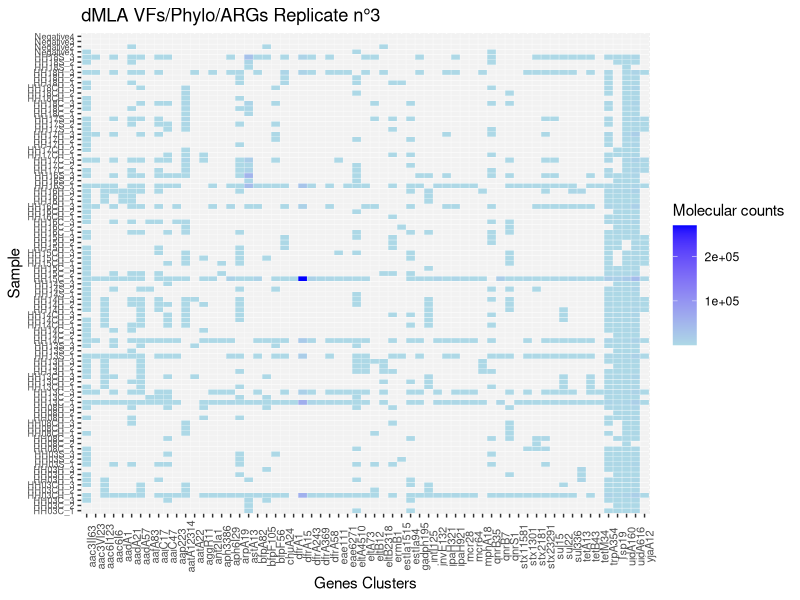
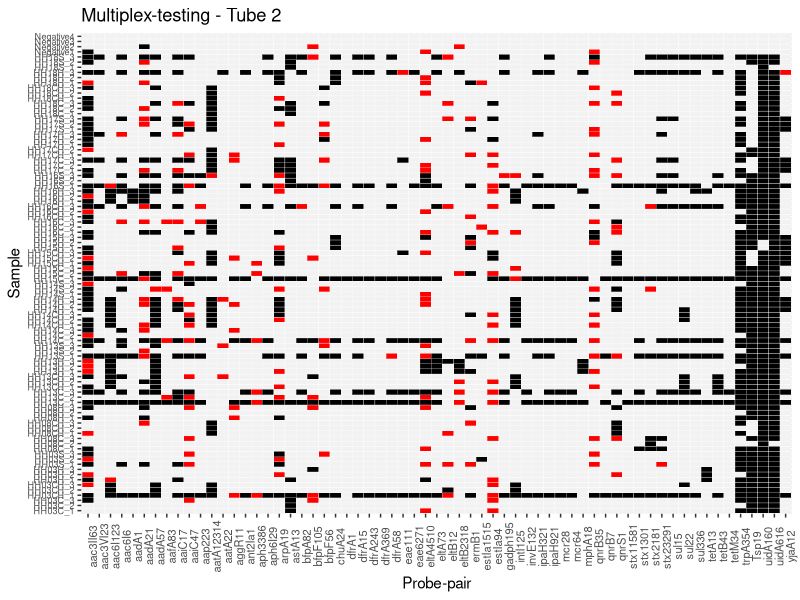
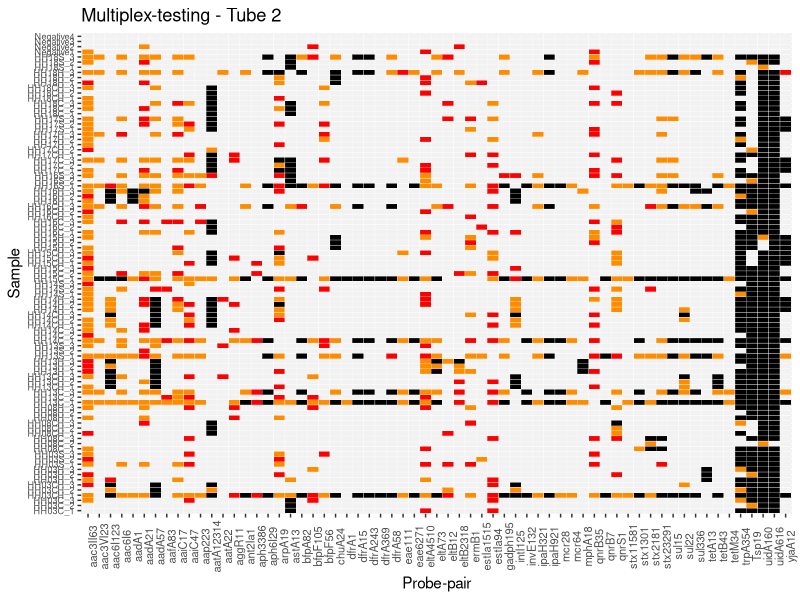
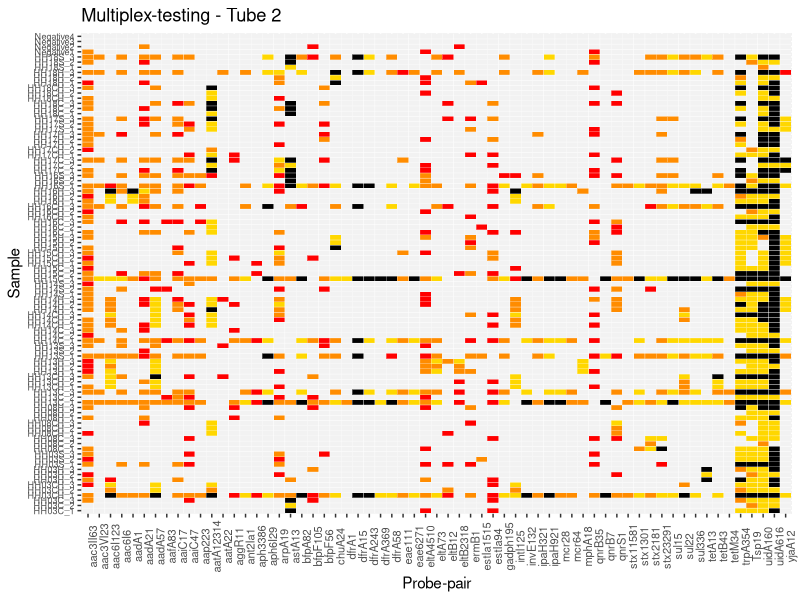
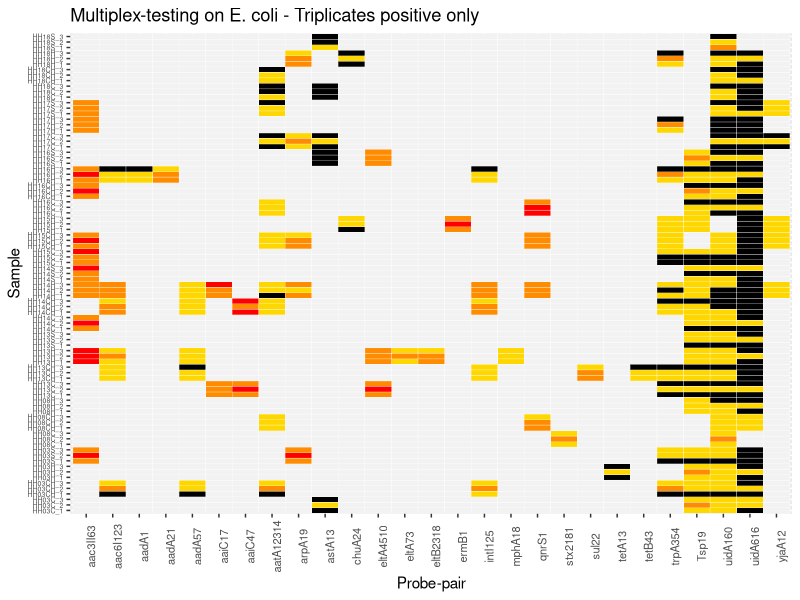

The R source for these figures, in order: (Note: this script raises an error after producing the figures.)
#dMLA Bangladesh strains-------------------
##Load packages--------
library (ggplot2)
library(dplyr)
library(gridExtra)
library(ggpubr)
library(tidyr)
library(seqinr)

##Formatting df------
#Import results
setwd("~/Desktop/dmla-amr-vfs/data")
reads <- read.csv("20230725_sequencing_targets_all_noPCRneg.csv", header = TRUE)
reads

#Assign barcodes to samples
reads <- reads %>% 
  mutate(Sample = as.character(X1)) %>% 
  mutate(Sample = case_when(
    Sample == "GAACACA" ~ "A1", Sample == "ACATTCA" ~ "A2",Sample == "TCGCTAG" ~ "A3", Sample == "ATCATTA" ~ "A4",Sample == "TGTATGT" ~ "A5",
    Sample == "TAAGATA" ~ "A6",Sample == "CGTTTCA" ~ "A7",Sample == "ACGTTGC" ~ "A8",Sample == "TAGATGA" ~ "A9", Sample == "CCACTAG" ~ "A10",
    Sample == "GTCTTCT" ~ "A11",Sample == "ACAAAGC" ~ "A12",Sample == "AAAAGGC" ~ "B1",Sample == "ACTGTGT" ~ "B2", Sample == "CTGGTAC" ~ "B3",
    Sample == "GTTGCTA" ~ "B4", Sample == "CCATTCA" ~ "B5",Sample == "GATATCG" ~ "B6",Sample == "ACAGGAT" ~ "B7",Sample == "CGCATAC" ~ "B8",
    Sample == "GGACCTA" ~ "B9", Sample == "GAACTGA" ~ "B10", Sample == "AGTCGTG" ~ "B11",Sample == "TTCCAGG" ~ "B12",Sample == "TAGAGCG" ~ "C1",
    Sample == "AAACCCT" ~ "C2",Sample == "ATCCAGT" ~ "C3",Sample == "TCTTCGT" ~ "C4",Sample == "GTGTCCT" ~ "C5",Sample == "CACAGAT" ~ "C6",
    Sample == "ATAGAGC" ~ "C7", Sample == "GGTCATG" ~ "C8", Sample == "CCATCTC" ~ "C9",Sample == "TATGCAG" ~ "C10",Sample == "AACCGCT" ~ "C11",
    Sample == "TGACTCT" ~ "C12",Sample == "AAGCACA" ~ "D1",Sample == "TGTGAAC" ~ "D2",Sample == "AACAGTG" ~ "D3",Sample == "GCCTATA" ~ "D4",
    Sample == "GTCCTCT" ~ "D5",Sample == "TAGAACG" ~ "D6",Sample == "TGGGTGA" ~ "D7", Sample == "ACACGTG" ~ "D8",Sample == "TGCCCAA" ~ "D9",
    Sample == "TCGTACA" ~ "D10", Sample == "AACCAAG" ~ "D11", Sample == "GTGCTAT" ~ "D12",Sample == "TCCTCAT" ~ "E1",Sample == "GTCGTAT" ~ "E2",
    Sample == "TCTGGAA" ~ "E3",Sample == "CAGTAGG" ~ "E4", Sample == "ACGTCAT" ~ "E5",Sample == "ACGGAAC" ~ "E6",Sample == "CGGATGA" ~ "E7",
    Sample == "CCGCATA" ~ "E8", Sample == "GTGAAGA" ~ "E9", Sample == "AACGTGT" ~ "E10",Sample == "AGAAGAC" ~ "E11",Sample == "TGTAGGG" ~ "E12",
    Sample == "AATGCCT" ~ "F1", Sample == "GCTTTCT" ~ "F2", Sample == "CATGAAG" ~ "F3",Sample == "CGATCAC" ~ "F4",Sample == "TCGCGTT" ~ "F5",
    Sample == "GATTGGC" ~ "F6", Sample == "CATCGGT" ~ "F7", Sample == "CTTTCCA" ~ "F8",Sample == "ACCAGAT" ~ "F9",Sample == "GTGATAC" ~ "F10",
    Sample == "TGCATCC" ~ "F11", Sample == "TGCAAAC" ~ "F12", Sample == "GCAACGA" ~ "G1",Sample == "GCCATAC" ~ "G2",Sample == "TACCTTC" ~ "G3",
    Sample == "GAATCGA" ~ "G4", Sample == "CTACGTT" ~ "G5", Sample == "GTTTCGG" ~ "G6",Sample == "GCAAATG" ~ "G7",Sample == "CTGACAC" ~ "G8",
    Sample == "GCACTTT" ~ "G9", Sample == "AGCAAAC" ~ "G10", Sample == "ATCCTCG" ~ "G11",Sample == "CTGCTGT" ~ "G12",Sample == "CAATCAC" ~ "H1",
    Sample == "GTTCTGG" ~ "H2", Sample == "TTGCTAC" ~ "H3", Sample == "CATACGT" ~ "H4",Sample == "GATCGTT" ~ "H5",Sample == "CACGTTT" ~ "H6",
    Sample == "AACACCT" ~ "H7", Sample == "AGCTGTA" ~ "H8", Sample == "GGTCTTG" ~ "H9",Sample == "CCGACAT" ~ "H10",Sample == "TATCGTC" ~ "H11",
    Sample == "ATGGTTG" ~ "H12"))

reads <- reads %>% 
  mutate(Sample_real = as.character(X1)) %>% 
  mutate(Sample_real = case_when(
    Sample_real == "GAACACA" ~ "empty", Sample_real == "ACATTCA" ~ "HH03C_1",Sample_real == "TCGCTAG" ~ "HH03CH_1", Sample_real == "ATCATTA" ~ "HH03H_1",Sample_real == "TGTATGT" ~ "HH03S_1",
    Sample_real == "TAAGATA" ~ "HH08C_1",Sample_real == "CGTTTCA" ~ "HH08CH_1",Sample_real == "ACGTTGC" ~ "HH08H_1",Sample_real == "TAGATGA" ~ "HH13C_1", Sample_real == "CCACTAG" ~ "HH13CH_1",
    Sample_real == "GTCTTCT" ~ "HH13H_1",Sample_real == "ACAAAGC" ~ "HH13S_1",Sample_real == "AAAAGGC" ~ "HH14C_1",Sample_real == "ACTGTGT" ~ "Negative1", Sample_real == "CTGGTAC" ~ "HH14CH_1",
    Sample_real == "GTTGCTA" ~ "HH14H_1", Sample_real == "CCATTCA" ~ "HH14S_1",Sample_real == "GATATCG" ~ "HH15C_1",Sample_real == "ACAGGAT" ~ "HH15CH_1",Sample_real == "CGCATAC" ~ "HH15H_1",
    Sample_real == "GGACCTA" ~ "HH16C_1", Sample_real == "GAACTGA" ~ "HH16CH_1", Sample_real == "AGTCGTG" ~ "HH16H_1",Sample_real == "TTCCAGG" ~ "HH16S_1",Sample_real == "TAGAGCG" ~ "HH17C_1",
    Sample_real == "AAACCCT" ~ "HH17CH_1",Sample_real == "ATCCAGT" ~ "HH17H_1",Sample_real == "TCTTCGT" ~ "Negative2",Sample_real == "GTGTCCT" ~ "HH17S_1",Sample_real == "CACAGAT" ~ "HH18C_1",
    Sample_real == "ATAGAGC" ~ "HH18CH_1", Sample_real == "GGTCATG" ~ "HH18H_1", Sample_real == "CCATCTC" ~ "HH18S_1",Sample_real == "TATGCAG" ~ "HH03C_2",Sample_real == "AACCGCT" ~ "HH03CH_2",
    Sample_real == "TGACTCT" ~ "HH03H_2",Sample_real == "AAGCACA" ~ "HH03S_2",Sample_real == "TGTGAAC" ~ "HH08C_2",Sample_real == "AACAGTG" ~ "HH08CH_2",Sample_real == "GCCTATA" ~ "HH08H_2",
    Sample_real == "GTCCTCT" ~ "HH13C_2",Sample_real == "TAGAACG" ~ "Negative3",Sample_real == "TGGGTGA" ~ "HH13CH_2", Sample_real == "ACACGTG" ~ "HH13H_2",Sample_real == "TGCCCAA" ~ "HH13S_2",
    Sample_real == "TCGTACA" ~ "HH14C_2", Sample_real == "AACCAAG" ~ "HH14CH_2", Sample_real == "GTGCTAT" ~ "HH14H_2",Sample_real == "TCCTCAT" ~ "HH14S_2",Sample_real == "GTCGTAT" ~ "HH15C_2",
    Sample_real == "TCTGGAA" ~ "HH15CH_2",Sample_real == "CAGTAGG" ~ "HH15H_2", Sample_real == "ACGTCAT" ~ "HH16C_2",Sample_real == "ACGGAAC" ~ "HH16CH_2",Sample_real == "CGGATGA" ~ "HH16H_2",
    Sample_real == "CCGCATA" ~ "Negative4", Sample_real == "GTGAAGA" ~ "HH16S_2", Sample_real == "AACGTGT" ~ "HH17C_2",Sample_real == "AGAAGAC" ~ "HH17CH_2",Sample_real == "TGTAGGG" ~ "HH17H_2",
    Sample_real == "AATGCCT" ~ "HH17S_2", Sample_real == "GCTTTCT" ~ "HH18C_2", Sample_real == "CATGAAG" ~ "HH18CH_2",Sample_real == "CGATCAC" ~ "HH18H_2",Sample_real == "TCGCGTT" ~ "HH18S_2",
    Sample_real == "GATTGGC" ~ "HH03C_3", Sample_real == "CATCGGT" ~ "HH03CH_3", Sample_real == "CTTTCCA" ~ "HH03H_3",Sample_real == "ACCAGAT" ~ "HH03S_3",Sample_real == "GTGATAC" ~ "HH08C_3",
    Sample_real == "TGCATCC" ~ "HH08CH_3", Sample_real == "TGCAAAC" ~ "HH08H_3", Sample_real == "GCAACGA" ~ "HH13C_3",Sample_real == "GCCATAC" ~ "HH13CH_3",Sample_real == "TACCTTC" ~ "HH13H_3",
    Sample_real == "GAATCGA" ~ "HH13S_3", Sample_real == "CTACGTT" ~ "HH14C_3", Sample_real == "GTTTCGG" ~ "HH14CH_3",Sample_real == "GCAAATG" ~ "HH14H_3",Sample_real == "CTGACAC" ~ "HH14S_3",
    Sample_real == "GCACTTT" ~ "HH15C_3", Sample_real == "AGCAAAC" ~ "HH15CH_3", Sample_real == "ATCCTCG" ~ "HH15H_3",Sample_real == "CTGCTGT" ~ "HH16C_3",Sample_real == "CAATCAC" ~ "HH16CH_3",
    Sample_real == "GTTCTGG" ~ "HH16H_3", Sample_real == "TTGCTAC" ~ "HH16S_3", Sample_real == "CATACGT" ~ "HH17C_3",Sample_real == "GATCGTT" ~ "HH17CH_3",Sample_real == "CACGTTT" ~ "HH17H_3",
    Sample_real == "AACACCT" ~ "HH17S_3", Sample_real == "AGCTGTA" ~ "HH18C_3", Sample_real == "GGTCTTG" ~ "HH18CH_3",Sample_real == "CCGACAT" ~ "HH18H_3",Sample_real == "TATCGTC" ~ "HH18S_3",
    Sample_real == "ATGGTTG" ~ "PCR_Neg"))

##Calculate detection limit-----------------------
# Create a reference dataframe with all levels of X2 present in the reads df
reads <- subset(reads, Sample_real != "PCR_Neg") #Remove this samples because contamination occurred and I'm aware of it.
complete_X2 <- data.frame(X2 = levels(factor(reads$X2)))

#Create a dataset with number of reads in negative controls of the reaction
neg = reads[reads$Sample_real %in% c("Negative1", "Negative2", "Negative3", "Negative4"), ]

#Compute the detection limit of the reads in the negative through the sum of the mean + 3 times the sd.
summary_stat = neg %>% 
  group_by(X2) %>% 
  summarise(reads_mean = mean(n), reads_sd = sd(n))%>%
  mutate(threshold = reads_mean + 3 * reads_sd)

# Perform left join to include all levels in summary_stat and fill other columns with NA and threshold=0
summary_stat <- left_join(complete_X2, summary_stat, by = "X2") %>%
  mutate(reads_mean = ifelse(is.na(reads_mean), NA, reads_mean),
         reads_sd = ifelse(is.na(reads_sd), NA, reads_sd),
         threshold = ifelse(is.na(threshold), NA, threshold)) %>%
  replace_na(list(threshold = 0))

# Left join reads with summary_stat on X2
reads <- left_join(reads, summary_stat, by = "X2")

# Calculate real_n based on the formula n - threshold, ensuring it is not lower than 0 and remove variables reads_mean and reads_sd
reads <- reads %>%
  mutate(real_n = ifelse(is.na(threshold), n, pmax(n - threshold, 0)))%>%
  select(-reads_mean, -reads_sd)

##Plot results------------
reads[reads == 0] <- NA

#gradient - molecular counts
ggplot(complete(reads, X2, Sample_real), aes(X2,Sample_real, fill= real_n))+ 
  geom_tile(colour="white")+
  labs(title="dMLA VFs/Phylo/ARGs Replicate n°3",
       x ="Genes Clusters", y = "Sample")+
  scale_fill_gradient(low = "lightblue", high = "blue", na.value = "gray95",  name ='Molecular counts')+
  theme(axis.text.x = element_text(size=8, angle=90), axis.text.y = element_text(size=6.5))

#unique colour - presence/absence
all=ggplot(complete(reads, X2, Sample_real), aes(X2, Sample_real)) +
  geom_tile(aes(fill = ifelse(is.na(real_n), "gray95", "black")), colour = "white") +
  labs(title="Multiplex-testing on E. coli - All positive", x = "Target genes", y = "Sample") +
  scale_fill_manual(values = c(gray95 = "gray95", black = "black"), guide = "none") +
  theme(axis.text.x = element_text(size = 8, angle = 90), axis.text.y = element_text(size = 5))

#< 1
ggplot(complete(reads, X2, Sample_real), aes(X2, Sample_real)) +
  geom_tile(aes(fill = case_when(
    is.na(real_n) ~ "gray95",
    real_n > 0 & real_n <= 1 ~ "red", # Assuming you want to include 1 in the range
    TRUE ~ "black"
  )), colour = "white") +
  labs(title = "Multiplex-testing - Tube 2", x = "Probe-pair", y = "Sample") +
  scale_fill_manual(values = c("gray95" = "gray95", "black" = "black", "red" = "red"), guide = "none") +
  theme(axis.text.x = element_text(size = 8, angle = 90), 
        axis.text.y = element_text(size = 6.5))

#<100
ggplot(complete(reads, X2, Sample_real), aes(X2, Sample_real)) +
  geom_tile(aes(fill = case_when(
    is.na(real_n) ~ "gray95",
    real_n > 0 & real_n <= 1 ~ "red", 
    real_n > 1 & real_n <= 100 ~ "darkorange",  # Assuming you want to include 1 in the range
    TRUE ~ "black"
  )), colour = "white") +
  labs(title = "Multiplex-testing - Tube 2", x = "Probe-pair", y = "Sample") +
  scale_fill_manual(values = c("gray95" = "gray95", "black" = "black", "red" = "red", "darkorange"="darkorange"), guide = "none") +
  theme(axis.text.x = element_text(size = 8, angle = 90), 
        axis.text.y = element_text(size = 6.5))

#<1000
ggplot(complete(reads, X2, Sample_real), aes(X2, Sample_real)) +
  geom_tile(aes(fill = case_when(
    is.na(real_n) ~ "gray95",
    real_n > 0 & real_n <= 1 ~ "red", 
    real_n > 1 & real_n <= 100 ~ "darkorange",
    real_n > 100 & real_n <= 1000 ~ "gold1",# Assuming you want to include 1 in the range
    TRUE ~ "black"
  )), colour = "white") +
  labs(title = "Multiplex-testing - Tube 2", x = "Probe-pair", y = "Sample") +
  scale_fill_manual(values = c("gray95" = "gray95", "black" = "black", "red" = "red", "darkorange"="darkorange", "gold1"="gold1"), guide = "none") +
  theme(axis.text.x = element_text(size = 8, angle = 90), 
        axis.text.y = element_text(size = 6.5))

## Export data--------
write.csv(reads, file = "reads_counts.csv", row.names = FALSE)

## Replicates analyses-----
# Remove negative controls
reads <- subset(reads, !(Sample_real %in% c("Negative1", "Negative2", "Negative3", "Negative4")))

# Remove rows where real_n is NA
reads <- subset(reads, !is.na(real_n))

# Extract the common part of Sample_real names before the "_"
reads <- reads %>%
  mutate(Sample_name = sub("_.*", "", Sample_real))

# Count the number of replicates for each Sample_name within each X2 group
replicate_counts <- reads %>%
  group_by(X2, Sample_name) %>%
  summarise(replicate_count = n()) %>%
  ungroup()

### Targets present in all three replicates---------
# Filter the data frame to keep only rows where all replicates are present for a unique X2
tri_reads <- reads %>%
  inner_join(replicate_counts, by = c("X2", "Sample_name")) %>%
  group_by(X2) %>%
  filter((replicate_count >= 3)) %>%
  ungroup() %>%
  select(X2, Sample_real, real_n)

#Plot presence/absence
tri=ggplot(complete(tri_reads, X2, Sample_real), aes(X2, Sample_real)) +
  geom_tile(aes(fill = ifelse(is.na(real_n), "gray95", "black")), colour = "white") +
  labs(title = "Multiplex-testing on E. coli - Triplicates positive only", x = "Target genes", y = "Sample") +
  scale_fill_manual(values = c(gray95 = "gray95", black = "black"), guide = "none") +
  theme(axis.text.x = element_text(size = 8, angle = 90), axis.text.y = element_text(size = 5))

#<1000
ggplot(complete(tri_reads, X2, Sample_real), aes(X2, Sample_real)) +
  geom_tile(aes(fill = case_when(
    is.na(real_n) ~ "gray95",
    real_n > 0 & real_n <= 1 ~ "red", 
    real_n > 1 & real_n <= 100 ~ "darkorange",
    real_n > 100 & real_n <= 1000 ~ "gold1",# Assuming you want to include 1 in the range
    TRUE ~ "black"
  )), colour = "white") +
  labs(title = "Multiplex-testing on E. coli - Triplicates positive only", x = "Probe-pair", y = "Sample") +
  scale_fill_manual(values = c("gray95" = "gray95", "black" = "black", "red" = "red", "darkorange"="darkorange", "gold1"="gold1"), guide = "none") +
  theme(axis.text.x = element_text(size = 8, angle = 90), 
        axis.text.y = element_text(size = 5))

### Targets present in two replicates---------
# Filter the data frame to keep only rows where all replicates are present for a unique X2
dup_reads <- reads %>%
  inner_join(replicate_counts, by = c("X2", "Sample_name")) %>%
  group_by(X2) %>%
  filter((replicate_count >= 2)) %>%
  ungroup() %>%
  select(X2, Sample_real, real_n)

#Plot presence/absence
dup=ggplot(complete(dup_reads, X2, Sample_real), aes(X2, Sample_real)) +
  geom_tile(aes(fill = ifelse(is.na(real_n), "gray95", "black")), colour = "white") +
  labs(title = "Multiplex-testing on E. coli - Duplicates positive only", x = "Target genes", y = "Sample") +
  scale_fill_manual(values = c(gray95 = "gray95", black = "black"), guide = "none") +
  theme(axis.text.x = element_text(size = 8, angle = 90), axis.text.y = element_text(size = 5))


##Blast 63 probes against samples--------
### Define 63 probe sequences ------
probe_sequences <- list(
  mcr28 = "GTGAATTTGGCAAACTTTTCATCATATCGCTTAAAATACG",
  mcr64 = "TTGTACTTATCTTCGTAGGTTTTCAACTTGGCAATCATCT",
  aadA1 = "CGCTTAGCACCTCTGATAGTTGGTTCGAAATTTCGATGGT",
  aadA21 = "TTCCATAGCGTTAAGGTTTCATTTAGCGCCTCAAATAGAT",
  aadA57 = "CATCGATCGCAGATCCGAACAGGTGGATTGTGTCCAGTGT",
  aac3II63 = "GCGGAGCGTAACGCGGCAACGACCGTCTCCGCTCCTCCTT",
  aac3VI23 = "CACCAGCCACGCCGCATCGGGCCCGATCGCCGCCATCGAT",
  aac6I6 = "AATGCCTGGCGTGTTTGAACCATGTACACGGCTGGACCAT",
  aac6I123 = "TTGTTTTAGGGCGACTGCCCTGCTGCGTAACATCGTTGCT",
  ant2Ia1 = "GGAGCCTCCGCGATTTCATACGCTTCGTCTGCCCACCAAG",
  aph6I29 = "TCCGCTGCAATTTCGGTCGCCTGGTAGTCGCCGTGCTCGG",
  aph3386 = "AATATTTTCACCTGAATCAGGATATTCTTCTAATACCTGG",
  qnrB7 = "GACGTTCCAGGAGCAACGATGCCTGGTAGCTGTCCAGTTT",
  qnrB35 = "CCGATAAATTCAGTGCCGCTCAGGTCGGCACCTGAAAAAT",
  qnrS1 = "AGGTGAGATCACTTAAGTCTTTATGTGAAAAGTTGTGGTG",
  ermB1 = "TTTGTTAGGGAATTGAAACTGTAGAATATCTTGGTGAATT",
  mphA18 = "CGGAGAAATCTGGCCACGACGAATCGTCGTCGAGCCAGCG",
  dfrA243 = "GGTAAATTTCTCCGCCACCAGACACTATAACGTGACCGGT",
  dfrA369 = "TTGATAGCTCTTTCAAAGCATTTTCTATTGAAGGAAAAAC",
  dfrA15 = "CAAAAGTCTTGCGTCCAACCAACAGCCATTGGTTATAGGT",
  dfrA58 = "CCCGCCACCAGACACTATAACGTGATCGGTGAGTTCAGCC",
  dfrA1 = "GAAAGACTAATACATTTTCATTTGAGCTTGAAATTCCTTT",
  sul15 = "GCGGCGCAATACGTCTGATCTCATCGGCCGGCGATACAGG",
  sul22 = "GAATGCATAACGACGAGTTTGGCAGATGATTTCGCCAATT",
  sul336 = "GCCTAAAAAGAAGCCCATACCCGGATCAAGAATAATTCGT",
  tetA13 = "AGCGCCGCCAGTGAGCCTTGCAGCTGCCCCTGACGTTCCT",
  tetB43 = "AGCCAAGGAGCAAAGATAACCTGCATTAACGCATAAAGTG",
  tetM34 = "AAAACTAAGATATGGCTCTAACAATTCTGTTCCAGCTTTT",
  intI125 = "GGTTACGACATTCGAACCGTGCAGGATCTGCTCGGCCATT",
  uidA160 = "CGAAGCGGGTAGATATCACACTCTGTCTGGCTTTTGGCTG",
  uidA616 = "ACAACGAACTGAACTGGCAGACTATCCCGCCGGGAATGGT",
  gadph195 = "ACGTTGTTGCTGAAGCAACCGGTATCTTCCTGACCGACGA",
  astA13 = "GTTGCGCACCATATGCACGATGCATAACTGGATGCGGGCC",
  aatA22 = "ATTTTTGCTTCATAAGCCGATAGAAGATTATAGGATAATG",
  aatA12314 = "AAGTCCATTTCTGCCAGTGTAATTCCCTCCGACAGTCAGT",
  ipaH321 = "GCAGTGCGGAGGTCATTTGCTGTCACTCCCGACACGCCAT",
  ipaH921 = "GCAATACCTCCGGATTCCGTGAACAGGTCGCTGCATGGCT",
  eae111 = "CAGTACCATTAATATCATGCGGAATATTCAGAGAAAGAAT",
  eae6271 = "AAATCCTGATCAATGAAGACGTTATAGCCCAGCATATTTT",
  stx2181 = "ACTCCATTAACGCCAGATATGATGAAACCAGTGAGTGACG",
  stx23291 = "GAGCACTTTGCAGTAACGGTTGCAGATTCCAGCGACTGGT",
  aggR11 = "TATTGCTTCCTTCTTTTGTGTATACATCGATTGTACAATT",
  stx1301 = "GATCAACATCTTCAGCAGTCATTACATAAGAACGCCCACT",
  stx11581 = "TAAAGGTATCGTCATCATTATATTTTGTATACTCCACCTT",
  bfpA82 = "GCCCAATATACAGACCATTAATTGCAGACGTTGCGCTCAT",
  invE132 = "TGAAGAATATTGGCAGGAAGAATTGTTAATGGCGTTACGT",
  eltA73 = "TAACGCAGAAACCTCCTGTTCATATGGGTGAGGGCTGTAT",
  eltA4510 = "GTCAGATATGATGACGGATATGTTTCCACTTCTCTTAGTT",
  eltB12 = "GTTTTTATTATTCCATACACATAATTTATCAATTTTGGTCT",
  eltB2318 = "CAGAACTATGTTCGGAATATCGCAACACACAAATATATAC",
  estIa94 = "GTGTTGTTCATATTTTCTGATTTTTTTTCACTGTTGTTTT",
  estIa1515 = "GTAAAATGTGTTATTCATATTTTCTGATTTTTTTTCACTG",
  bfpF56 = "GATACCTTTCGCGTCAGCGCCGTAACTTCCTTGTGCAGGT",
  bfpF105 = "ATATCTTGGATTATAACGCATCGCTGAAATCATTGCATTT",
  aafA83 = "ACTTGATAATAAAGTAGCAATAACAAACATTCTGATTTTT",
  aap223 = "GACAGACACCCCCCTTACTTTCCCTTCATTAAGGCCTTGC",
  aaiC17 = "AAAGTAGTCACCACTGTTTTCAACTTTTGAATTTCCCTTT",
  aaiC47 = "TTTTTAAGAGAGGTGAAAAAGAAGTTAAAATAGAAATTTT",
  arpA19 = "CAAAAGATAAAAATGGTTTTTCTGGATTATTTTTAGCGAT",
  chuA24 = "CTCACCGCCATATGTCAGTAAGTGAGAAGCGAAACTGTCG",
  trpA354 = "CAAAGAAGGCGCATTCGTTCCTTTCGTCACCCTCGGTGAT",
  Tsp19 = "GCGTTTCTGTCTCACCCGCAAGGACAGCGCTGGCGATATA",
  yjaA12 = "AACCGCCCTCATTCATTTCCAGCGCGCTCACAACAATATC"
)


###HH03C------
HH03C <- read.fasta(file = "~/switchdrive/Institution/dMLA/VFs-Cassette/Strains_WGS_Bangladesh/HH03Ccontigs.fasta")

# Initialize a matrix to store probe presence information
probe_presence_HH03C <- matrix(0, nrow = length(HH03C), ncol = length(probe_sequences))

# Loop through each node in the WGS data
for (i in 1:length(HH03C)) {
  # Extract the node sequence
  node_sequence <- as.character(HH03C[[i]])
  
  # Run sequence matching for each probe against the current node
  for (probe_name in names(probe_sequences)) {
    probe_sequence <- as.character(probe_sequences[[probe_name]])
    
    # Compute Levenshtein (edit) distance between probe and node sequence
    distance <- adist(probe_sequence, node_sequence)
    
    # Check if the minimum edit distance is less than or equal to a threshold
    if (min(distance) <= 0) {
      # Mark the presence of the probe for the current node
      probe_index <- as.numeric(gsub("Probe", "", probe_name))
      probe_presence_HH03C[i, probe_index] <- 1
      # Additional processing logic can be added here if needed
    }
  }
}

# View the probe presence matrix
print(probe_presence_HH03C)
